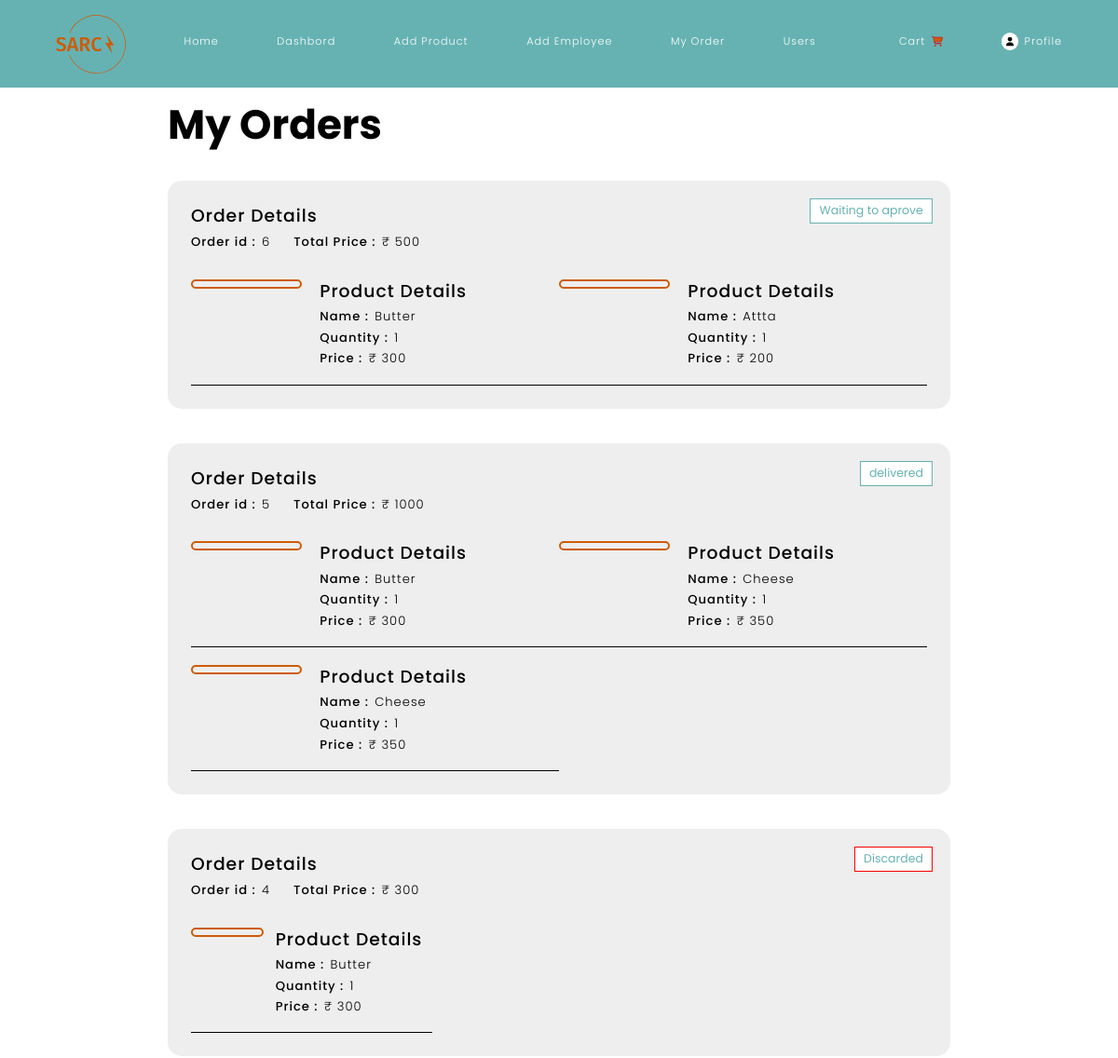
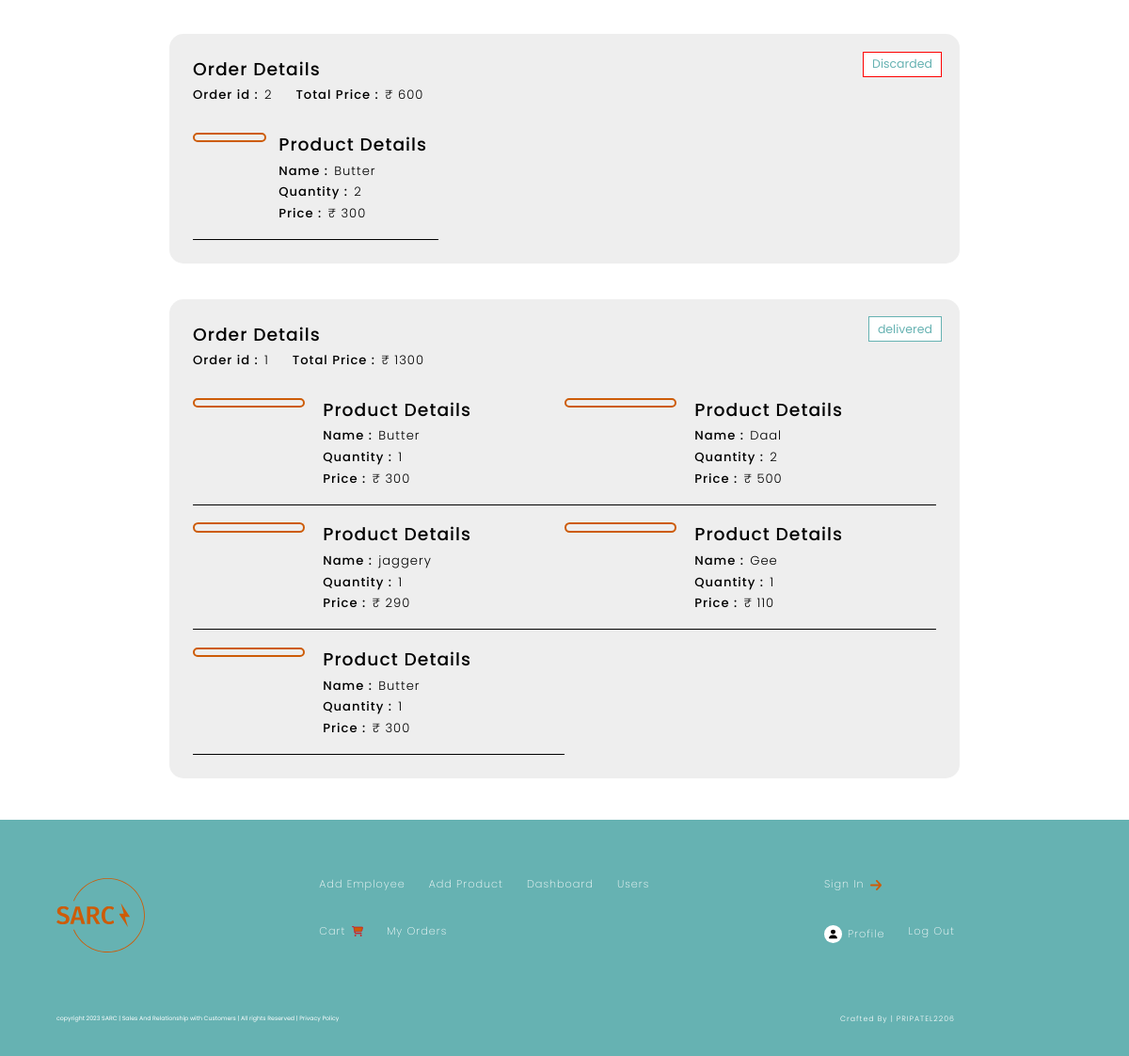
Before: /myOrders/ (signed in) with the older database file (2 pictures, top to bottom).
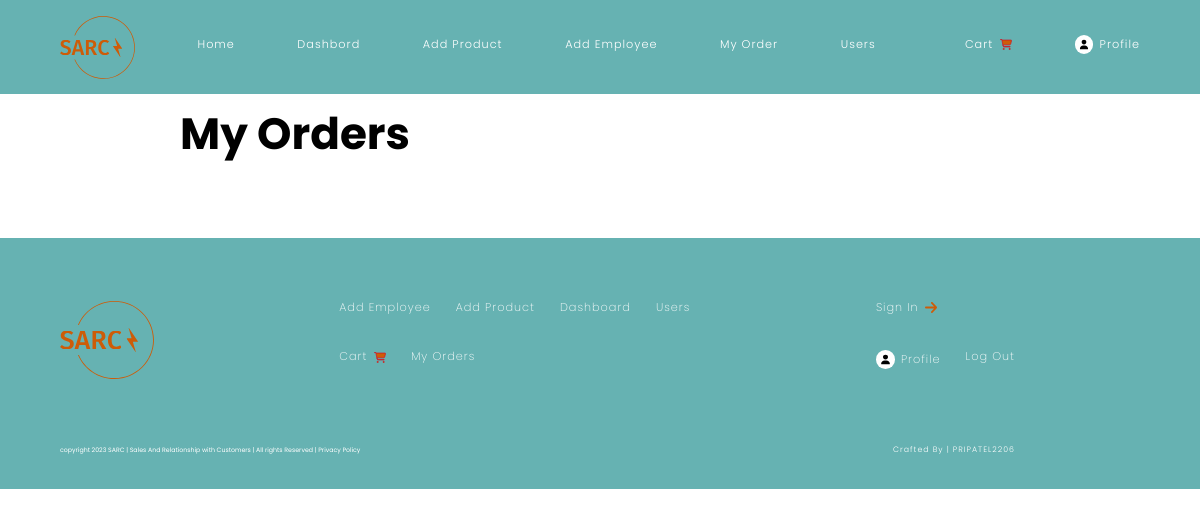
After: the same page with the newer database file.
### cms_app/models.py (models this page shows, shortened)
class Order(models.Model):
    buyer=models.ForeignKey(CMSUser,related_name="Customer",on_delete=models.CASCADE)
    validator_employee=models.ForeignKey(CMSUser,related_name="validatore",on_delete=models.DO_NOTHING)
    cart=models.ForeignKey(Cart,on_delete=models.CASCADE)
    total_prize=models.PositiveIntegerField(default=0)
    address=models.TextField(default="")
    status=models.CharField(max_length=100)
    status_code=models.PositiveSmallIntegerField(default=0)
    discription=models.TextField(default="") #customer remark
    remark=models.TextField(default="") #employee remark

class Product(models.Model):
    name=models.CharField(max_length=100)
    isCopy=models.BooleanField()
    img=models.ImageField(upload_to=upload_product_path,null=True)
    prize=models.PositiveIntegerField(default=0)
    discription=models.TextField(default="")
    quntity=models.PositiveSmallIntegerField(default=0)
    cart=models.ForeignKey(Cart,on_delete=models.CASCADE,default=None,null=True)
    added_datetime=models.DateTimeField(auto_now_add=True)

### cms_app/views.py (the view)
# urls.py: path("myOrders/",view=views.myOrders,name="myOrders"),
@login_required(login_url="/login",redirect_field_name="cart")
def myOrders(request:HttpRequest):
    cmsUser=CMSUser.objects.get(user=request.user)
    orders=Order.objects.filter(buyer=cmsUser)
    context={
        "roleId":CMSUser.objects.get(user=request.user).role_ID,
        "orders":[{"order":order,"products":Product.objects.filter(cart=order.cart)} for order in orders][::-1]
    }
    return render(request=request,template_name="myOrder.html",context=context)

### cms_app/templates/myOrder.html (shortened to what this page needs)
{% extends "base.html" %}
{% load static %}
{% block 'body' %}
<div class="orders">
    <div class="container">
        <h1 class="title-5xl">My Orders</h1>
        <ul class="orders-details">
            {% for order in orders %}
            <li class="order-detail-item">
                {% if order.order.status_code == 1 %}
                <div class="tag" style="border-color: green;">{{order.order.status}}</div>
                {% elif order.order.status_code == 3 %}
                <div class="tag" style="border-color: red;">{{order.order.status}}</div>
                {% else %}
                <div class="tag" >{{order.order.status}}</div>
                {% endif %}
                <div class="order-details details-box">
                    <h2 class="title-2xl">Order Details</h2>
                    <div class="detail">
                        <p class="paragraph-md bold">Order id :</p>
                        <p class="paragraph-md">{{order.order.id}}</p>
                    </div>
                    <div class="detail">
                        <p class="paragraph-md bold">Total Price :</p>
                        <p class="paragraph-md">&#8377; {{order.order.total_prize}}</p>
                    </div>
                </div>
                <div class="products">
                    {% for product in order.products %}
                    <div class="product">
                        <figure class="product-figure">
                        </figure>
                        <div class="product-details details-box">
                            <h2 class="title-2xl">Product Details</h2>
                            <div class="detail">
                                <p class="paragraph-md bold">Name :</p>
                                <p class="paragraph-md">{{product.name}}</p>
                            </div>
                            <div class="detail">
                                <p class="paragraph-md bold">Quantity :</p>
                                <p class="paragraph-md">{{product.quntity}}</p>
                            </div>
                            <div class="detail">
                                <p class="paragraph-md bold">Price :</p>
                                <p class="paragraph-md">&#8377; {{product.prize}}</p>
                            </div>
                        </div>
                    </div>
                    {% endfor %}
                </div>
            </li>
            {% endfor %}
        </ul>
    </div>
</div>
{% endblock 'body' %}

### cms_app/templates/base.html (shortened to what this page needs)
{% load static %}
<!DOCTYPE html>
<html lang="en">
<head>
    <link rel="stylesheet" as="preload" href="{% static 'dist/index.css' %}">
    <link rel="stylesheet" href="https://cdn.jsdelivr.net/npm/swiper@11/swiper-bundle.min.css" />
</head>
<body>
    <nav class="navigation">
        <div class="container">
            <div class="navigation-box">
                <a href="{% url 'home' %}" class="logo">
                    <img src="{% static 'images/icons/logo.svg' %}" alt="" class="logo-image">
                </a>
                <div class="navigation-links">
                    <a href="{% url 'home' %}" class="link">Home</a>
                    {% if roleId == 3 %}
                    <a href="{% url 'dashBord' %}" class="link">Dashbord</a>
                    <a href="{% url 'addProduct' %}" class="link">Add Product</a>
                    <a href="{% url 'addEmployee' %}" class="link">Add Employee</a>
                    {% endif %}
                    <a href="{% url 'myOrders' %}" class="link">My Order</a>
                    {% if roleId == 3 %}
                    <a href="{% url 'allUsers' %}" class="link">Users</a>
                    {% endif %}
                </div>
            </div>
            <div class="navigation-box">
                <a href="{% url 'cart' %}" class="link link-with-img">Cart <img
                        src="{% static 'images/icons/cart.svg' %}" alt=""></a>
                <a href="{% url 'profile' %}" class="link link-with-img profile-link">
                    <figure> <img src="{% static 'images/icons/user.svg' %}" alt=""> </figure> Profile
                </a>
            </div>
        </div>
    </nav>
    {% if request.path == "/addProduct/" %}
    <div class="wrapper" data-page="add-product">
        {% elif request.path == "/cart/" %}
        <div class="wrapper" data-page="cart">
            {% elif request.path == "/profile/" %}
            <div class="wrapper" data-page="profile">
                {% elif request.path == "/register/"%}
                <div class="wrapper" data-page="register">
                    {% elif request.path == "/addEmployee/" %}
                    <div class="wrapper" data-page="add-employee">
                        {% elif request.path == "/ordersToAprove/" %}
                        <div class="wrapper" data-page="all-orders">
                            {% elif request.path == "/dashBord/" %}
                            <div class="wrapper" data-page="admin">
                                {% elif request.path == "/allUsers/" %}
                                <div class="wrapper" data-page="user-display">
                                    {% elif request.path == "/myOrders/" %}
                                    <div class="wrapper" data-page="my-orders">
                                        {% else %}
                                        <div class="wrapper" data-page="home">
                                            {% endif %}
                                            <div class="scroll-container">
                                                {% block 'body' %}
                                                {% endblock 'body' %}
                                                <footer class="footer">
                                                    <div class="container">
                                                        <div class="footer-content">
                                                            <div class="footer-box">
                                                                <a href="{% url 'home' %}" class="logo">
                                                                    <img src="{% static 'images/icons/logo.svg' %}"
                                                                        alt="logo" class="logo-image">
                                                                </a>
                                                            </div>
                                                            <div class="footer-box-2">
                                                                {% if roleId == 3 %}
                                                                <div class="footer-list admin">
                                                                    <a href="{% url 'addEmployee' %}" class="link">Add
                                                                        Employee</a>
                                                                    <a href="{% url 'addProduct' %}" class="link">Add
                                                                        Product</a>
                                                                    <a href="{% url 'dashBord' %}"
                                                                        class="link">Dashboard</a>
                                                                    <a href="{% url 'allUsers' %}"
                                                                        class="link">Users</a>
                                                                </div>
                                                                {% endif %}
                                                                <div class="footer-list user">
                                                                    <a href="{% url 'cart' %}"
                                                                        class="link link-with-img">Cart <img
                                                                            src="{% static 'images/icons/cart.svg' %}"
                                                                            alt=""></a>
                                                                    <a href="{% url 'myOrders' %}" class="link">My
                                                                        Orders</a>
                                                                </div>
                                                            </div>
                                                            <div class="footer-box-3">
                                                                <div class="footer-list login">
                                                                    <a href="{% url 'login' %}"
                                                                        class="link link-with-img">Sign In <img
                                                                            src="{% static 'images/icons/right-arrow.svg' %}"
                                                                            alt="arrow" class="icon"></a>
                                                                </div>
                                                                <div class="footer-list logout">
                                                                    <a href="{% url 'profile' %}"
                                                                        class="link link-with-img profile-link">
                                                                        <figure> <img
                                                                                src="{% static 'images/icons/user.svg' %}"
                                                                                alt=""> </figure> Profile
                                                                    </a>
                                                                    <a href="{% url 'logout' %}" class="link">Log
                                                                        Out</a>
                                                                </div>
                                                            </div>
                                                        </div>
                                                        <div class="footer-panel">
                                                            copyright 2023 SARC | Sales And Relationship with
                                                            Customers | All rights Reserved | Privacy Policy
                                                            <p class="paragraph-xs">
                                                                Crafted By |
                                                                <a href="https://github.com/PRIPATEL2206"
                                                                    class="animated-link">PRIPATEL2206</a>
                                                            </p>
                                                        </div>
                                                    </div>
                                                </footer>
                                            </div>
                                        </div>
</body>
</html>

Changed rows visible on the page:
removed Order: order.status "Waiting to aprove", order.id "6", order.total_prize "500"
removed Product: name "Butter", quntity "1", prize "300", shown under "Waiting to aprove"
removed Product: name "Attta", quntity "1", prize "200", shown under "Waiting to aprove"
removed Order: order.status "delivered", order.id "5", order.total_prize "1000"
removed Product: name "Butter", quntity "1", prize "300", shown under "delivered"
removed Product: name "Cheese", quntity "1", prize "350", shown under "delivered"
removed Product: name "Cheese", quntity "1", prize "350", shown under "delivered"
removed Order: order.status "Discarded", order.id "4", order.total_prize "300"
removed Product: name "Butter", quntity "1", prize "300", shown under "Discarded"
removed Order: order.status "Discarded", order.id "2", order.total_prize "600"
removed Product: name "Butter", quntity "2", prize "300", shown under "Discarded"
no longer on this page (row edited): Order: order.status "delivered", order.id "1", order.total_prize "1300"
removed Product: name "Butter", quntity "1", prize "300", shown under "delivered"
removed Product: name "Daal", quntity "2", prize "500", shown under "delivered"
removed Product: name "jaggery", quntity "1", prize "290", shown under "delivered"
removed Product: name "Gee", quntity "1", prize "110", shown under "delivered"
removed Product: name "Butter", quntity "1", prize "300", shown under "delivered"
